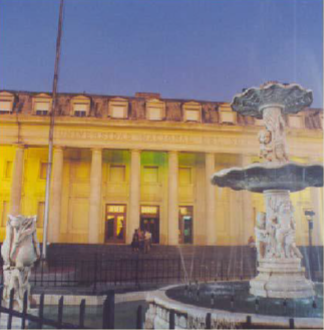
#> input picture TPG8/IPDI_TPs/T04_Operaciones_de_Luminancia/img/fuente.bmp, 324 x 330 px
$ python -i Procesamiento_Morfologico.py   (imports and definitions only)
#> lines starting #> are read from the running program, lines starting #| are printed output that depends on the picture
#> further down, picture is the input picture: shape (330, 324, 3); mean B, G, R 120.3, 124.5, 136.8
import cv2
import numpy as np
import logging
from typing import Union, Tuple

# Configuración de logs errores
# [1 line not run here, left out]
logger = logging.getLogger('IPDI_Core')

class GrayscaleMorphology:


    def _get_kernel(self, size: Union[int, Tuple[int, int]]) -> np.ndarray:
        """Genera kernel rectangular (tupla) o cuadrado (int)."""
        if isinstance(size, int):
            return np.ones((size, size), np.uint8)
        return np.ones(size, np.uint8)

    def _ensure_grayscale(self, image: np.ndarray) -> np.ndarray:
        """
        Valida y convierte la imagen a escala de grises si es necesario.
        """
        if image is None or image.size == 0:
            raise ValueError("Imagen vacía o nula.")

        if len(image.shape) == 3 and image.shape[2] >= 3:
            return cv2.cvtColor(image, cv2.COLOR_BGR2GRAY)
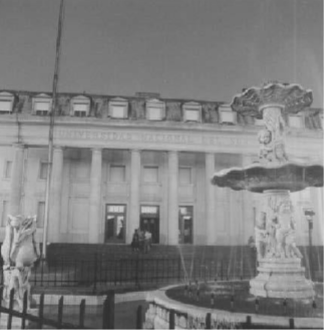
#> returned value: shape (330, 324); min 44, max 211, mean 127.7

        return image

    def erode(self, image: np.ndarray, kernel_size: Union[int, Tuple[int, int]] = (2, 3)) -> np.ndarray:
        """Erosión (Mínimo). Default kernel 2x3."""
        try:
            img_gray = self._ensure_grayscale(image)
            kernel = self._get_kernel(kernel_size)
            return cv2.erode(img_gray, kernel, iterations=1)
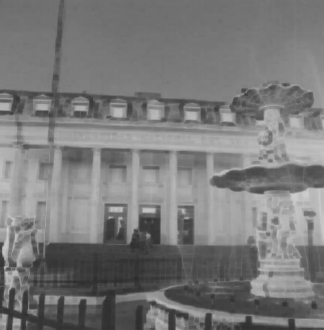
#> returned value: shape (330, 324); min 44, max 205, mean 121.8
        except Exception as e:
            logger.error(f"Erosión fallida: {e}")
            raise

    def dilate(self, image: np.ndarray, kernel_size: Union[int, Tuple[int, int]] = (2, 3)) -> np.ndarray:
        """Dilatación (Máximo). Default kernel 2x3."""
#> called with kernel_size = (2, 3)
        try:
            img_gray = self._ensure_grayscale(image)
            kernel = self._get_kernel(kernel_size)
            return cv2.dilate(img_gray, kernel, iterations=1)
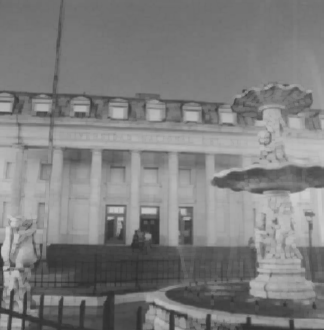
#> returned value: shape (330, 324); min 44, max 205, mean 126.6
        except Exception as e:
            logger.error(f"Dilatación fallida: {e}")
            raise

    def opening(self, image: np.ndarray, kernel_size: Union[int, Tuple[int, int]] = (2, 3)) -> np.ndarray:
        """Apertura: Erosión -> Dilatación."""
        try:
            eroded = self.erode(image, kernel_size)
            return self.dilate(eroded, kernel_size)
        except Exception as e:
            logger.error(f"Apertura fallida: {e}")
            raise

    # [49 lines left out: functions closing, external_boundary, internal_boundary, morphological_gradient, median_filter, not called in this run]

>>> import cv2
>>> picture = cv2.imread('../T04_Operaciones_de_Luminancia/img/fuente.bmp')
>>> result = GrayscaleMorphology().opening(picture)
